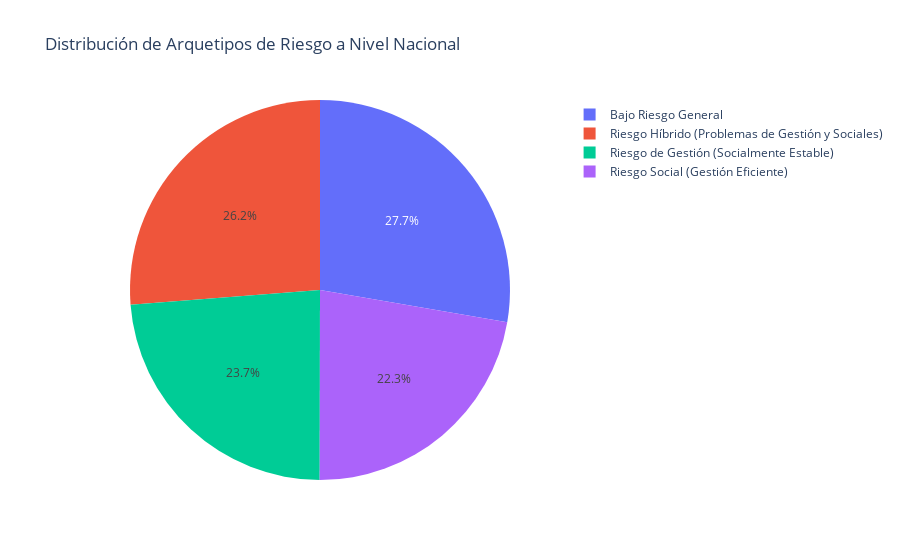

Here is the notebook cell this chart was saved with:
### Code cell
# --- Análisis Adicional 2: Segmentación por Arquetipos de Riesgo ---

print("--- Clasificando Distritos en Arquetipos de Riesgo ---\n")

# 1. Calculamos las medianas nacionales para G-Score y S-Score
median_g_score = df_scores['g_score'].median()
median_s_score = df_scores['s_score'].median()

# 2. Definimos la función para asignar el arquetipo
def asignar_arquetipo(row):
    g_alto = row['g_score'] > median_g_score
    s_alto = row['s_score'] > median_s_score
    
    if g_alto and s_alto:
        return "Riesgo Híbrido (Problemas de Gestión y Sociales)"
    elif g_alto and not s_alto:
        return "Riesgo de Gestión (Socialmente Estable)"
    elif not g_alto and s_alto:
        return "Riesgo Social (Gestión Eficiente)"
    else:
        return "Bajo Riesgo General"

# 3. Aplicamos la función para crear la nueva columna
df_scores['risk_archetype'] = df_scores.apply(asignar_arquetipo, axis=1)

# 4. Analizamos la distribución de los arquetipos
conteo_arquetipos = df_scores['risk_archetype'].value_counts()

print("Distribución de Distritos por Arquetipo de Riesgo:")
display(conteo_arquetipos)

# 5. Visualizamos la distribución en un gráfico de "pastel" (pie chart)
fig = px.pie(
    conteo_arquetipos, 
    values=conteo_arquetipos.values, 
    names=conteo_arquetipos.index,
    title='Distribución de Arquetipos de Riesgo a Nivel Nacional'
)
fig.show()

### Figure 1 — Plotly figure (JSON) as saved in the notebook; plotly's stock layout.template omitted (floating-point values rounded to 4 significant figures)
{"data": [{"domain": {"x": [0, 1], "y": [0, 1]}, "hovertemplate": "risk_archetype=%{label}<br>value=%{value}<extra></extra>", "labels": ["Bajo Riesgo General", "Riesgo Híbrido (Problemas de Gestión y Sociales)", "Riesgo de Gestión (Socialmente Estable)", "Riesgo Social (Gestión Eficiente)"], "legendgroup": "", "name": "", "showlegend": true, "type": "pie", "values": [559, 529, 479, 450]}], "layout": {"legend": {"tracegroupgap": 0}, "title": {"text": "Distribución de Arquetipos de Riesgo a Nivel Nacional"}}}
